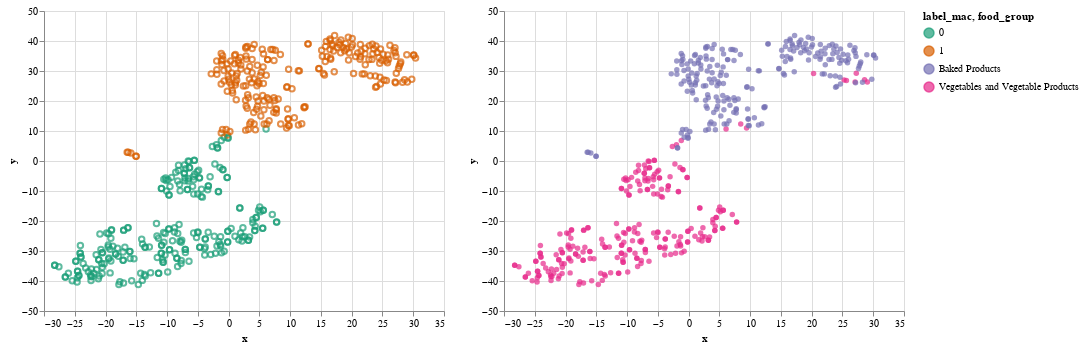

Notebook cell for this chart:
### Code cell
tsne_mac_chart | mac_group

### Figure 1 — Vega-Lite specification as saved in the notebook (floating-point values rounded to 4 significant figures; data arrays with more than 128 entries replaced by an {"elided": "..."} marker saying what was removed)
{"config": {"view": {"width": 400, "height": 300}, "mark": {"tooltip": null}}, "hconcat": [{"mark": "point", "encoding": {"color": {"type": "nominal", "field": "label_mac"}, "x": {"type": "quantitative", "field": "x"}, "y": {"type": "quantitative", "field": "y"}}}, {"mark": "circle", "encoding": {"color": {"type": "ordinal", "field": "food_group", "scale": {"scheme": "dark2"}}, "x": {"type": "quantitative", "field": "x"}, "y": {"type": "quantitative", "field": "y"}}}], "data": {"name": "data-903de802244d5096d3cd1628084de19d"}, "$schema": "https://vega.github.io/schema/vega-lite/v3.3.0.json", "datasets": {"data-903de802244d5096d3cd1628084de19d": {"elided": "477 records"}}}
